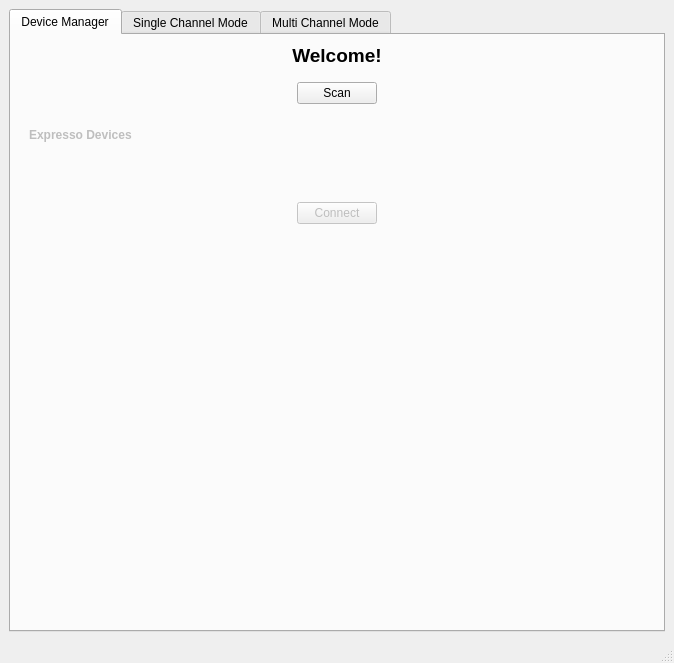
<?xml version="1.0" encoding="UTF-8"?>
<ui version="4.0">
 <class>MainWindow</class>
 <widget class="QMainWindow" name="MainWindow">
  <property name="geometry">
   <rect>
    <x>0</x>
    <y>0</y>
    <width>674</width>
    <height>663</height>
   </rect>
  </property>
  <property name="font">
   <font>
    <family>Arial</family>
   </font>
  </property>
  <property name="windowTitle">
   <string>Expresso Data Acquisition</string>
  </property>
  <widget class="QWidget" name="centralwidget">
   <layout class="QVBoxLayout" name="verticalLayout_9">
    <item>
     <widget class="QTabWidget" name="tabWidget">
      <property name="enabled">
       <bool>true</bool>
      </property>
      <property name="font">
       <font>
        <family>Arial</family>
       </font>
      </property>
      <property name="currentIndex">
       <number>0</number>
      </property>
      <widget class="QWidget" name="deviceTab">
       <attribute name="title">
        <string>Device Manager</string>
       </attribute>
       <layout class="QVBoxLayout" name="verticalLayout_11">
        <item>
         <widget class="QLabel" name="label_7">
          <property name="sizePolicy">
           <sizepolicy hsizetype="Preferred" vsizetype="Minimum">
            <horstretch>0</horstretch>
            <verstretch>0</verstretch>
           </sizepolicy>
          </property>
          <property name="font">
           <font>
            <family>Arial</family>
            <pointsize>14</pointsize>
            <weight>75</weight>
            <bold>true</bold>
           </font>
          </property>
          <property name="text">
           <string>Welcome!</string>
          </property>
          <property name="alignment">
           <set>Qt::AlignCenter</set>
          </property>
         </widget>
        </item>
        <item>
         <widget class="QWidget" name="widget_12" native="true">
          <layout class="QHBoxLayout" name="horizontalLayout_2">
           <item>
            <spacer name="horizontalSpacer_13">
             <property name="orientation">
              <enum>Qt::Horizontal</enum>
             </property>
             <property name="sizeHint" stdset="0">
              <size>
               <width>40</width>
               <height>20</height>
              </size>
             </property>
            </spacer>
           </item>
           <item>
            <widget class="QPushButton" name="scanPushButton">
             <property name="font">
              <font>
               <family>Arial</family>
              </font>
             </property>
             <property name="text">
              <string>Scan</string>
             </property>
            </widget>
           </item>
           <item>
            <spacer name="horizontalSpacer_16">
             <property name="orientation">
              <enum>Qt::Horizontal</enum>
             </property>
             <property name="sizeHint" stdset="0">
              <size>
               <width>40</width>
               <height>20</height>
              </size>
             </property>
            </spacer>
           </item>
          </layout>
          <zorder>scanPushButton</zorder>
          <zorder>horizontalSpacer_13</zorder>
          <zorder>horizontalSpacer_16</zorder>
         </widget>
        </item>
        <item>
         <widget class="QWidget" name="devWidgetContainer" native="true">
          <property name="enabled">
           <bool>false</bool>
          </property>
          <property name="font">
           <font>
            <family>Arial</family>
           </font>
          </property>
          <property name="styleSheet">
           <string notr="true"/>
          </property>
          <layout class="QVBoxLayout" name="verticalLayout_8">
           <item>
            <widget class="QLabel" name="label_14">
             <property name="font">
              <font>
               <family>Arial</family>
               <weight>75</weight>
               <bold>true</bold>
              </font>
             </property>
             <property name="text">
              <string>Expresso Devices</string>
             </property>
            </widget>
           </item>
           <item>
            <widget class="QWidget" name="devWidget" native="true">
             <property name="styleSheet">
              <string notr="true"/>
             </property>
             <layout class="QVBoxLayout" name="devWidgetVLay"/>
            </widget>
           </item>
           <item>
            <spacer name="verticalSpacer_2">
             <property name="orientation">
              <enum>Qt::Vertical</enum>
             </property>
             <property name="sizeType">
              <enum>QSizePolicy::Minimum</enum>
             </property>
             <property name="sizeHint" stdset="0">
              <size>
               <width>20</width>
               <height>20</height>
              </size>
             </property>
            </spacer>
           </item>
           <item>
            <widget class="QWidget" name="widget_4" native="true">
             <layout class="QHBoxLayout" name="horizontalLayout">
              <item>
               <spacer name="horizontalSpacer_15">
                <property name="orientation">
                 <enum>Qt::Horizontal</enum>
                </property>
                <property name="sizeHint" stdset="0">
                 <size>
                  <width>226</width>
                  <height>24</height>
                 </size>
                </property>
               </spacer>
              </item>
              <item>
               <widget class="QPushButton" name="connectPushButton">
                <property name="text">
                 <string>Connect</string>
                </property>
               </widget>
              </item>
              <item>
               <spacer name="horizontalSpacer_14">
                <property name="orientation">
                 <enum>Qt::Horizontal</enum>
                </property>
                <property name="sizeHint" stdset="0">
                 <size>
                  <width>40</width>
                  <height>20</height>
                 </size>
                </property>
               </spacer>
              </item>
             </layout>
            </widget>
           </item>
          </layout>
         </widget>
        </item>
        <item>
         <spacer name="verticalSpacer">
          <property name="orientation">
           <enum>Qt::Vertical</enum>
          </property>
          <property name="sizeHint" stdset="0">
           <size>
            <width>20</width>
            <height>40</height>
           </size>
          </property>
         </spacer>
        </item>
       </layout>
      </widget>
      <widget class="QWidget" name="singleChannelTab">
       <attribute name="title">
        <string>Single Channel Mode</string>
       </attribute>
       <layout class="QVBoxLayout" name="verticalLayout_7">
        <item>
         <widget class="QWidget" name="singleChannelStartWidget_2" native="true">
          <layout class="QVBoxLayout" name="verticalLayout">
           <item>
            <widget class="QLabel" name="label_11">
             <property name="font">
              <font>
               <weight>75</weight>
               <bold>true</bold>
              </font>
             </property>
             <property name="text">
              <string>Active Device &amp; Channel</string>
             </property>
            </widget>
           </item>
           <item>
            <widget class="QWidget" name="singleChannelStartWidget" native="true">
             <layout class="QHBoxLayout" name="horizontalLayout_12">
              <item>
               <widget class="QComboBox" name="singleChannelDeviceComboBox">
                <property name="sizePolicy">
                 <sizepolicy hsizetype="Fixed" vsizetype="Fixed">
                  <horstretch>0</horstretch>
                  <verstretch>0</verstretch>
                 </sizepolicy>
                </property>
                <property name="minimumSize">
                 <size>
                  <width>180</width>
                  <height>0</height>
                 </size>
                </property>
                <property name="maximumSize">
                 <size>
                  <width>180</width>
                  <height>16777215</height>
                 </size>
                </property>
               </widget>
              </item>
              <item>
               <widget class="QRadioButton" name="channelRadioButton_1">
                <property name="text">
                 <string>1</string>
                </property>
               </widget>
              </item>
              <item>
               <widget class="QRadioButton" name="channelRadioButton_2">
                <property name="text">
                 <string>2</string>
                </property>
               </widget>
              </item>
              <item>
               <widget class="QRadioButton" name="channelRadioButton_3">
                <property name="text">
                 <string>3</string>
                </property>
               </widget>
              </item>
              <item>
               <widget class="QRadioButton" name="channelRadioButton_4">
                <property name="text">
                 <string>4</string>
                </property>
               </widget>
              </item>
              <item>
               <widget class="QRadioButton" name="channelRadioButton_5">
                <property name="text">
                 <string>5</string>
                </property>
               </widget>
              </item>
              <item>
               <spacer name="horizontalSpacer_2">
                <property name="orientation">
                 <enum>Qt::Horizontal</enum>
                </property>
                <property name="sizeType">
                 <enum>QSizePolicy::Expanding</enum>
                </property>
                <property name="sizeHint" stdset="0">
                 <size>
                  <width>30</width>
                  <height>20</height>
                 </size>
                </property>
               </spacer>
              </item>
              <item>
               <widget class="QPushButton" name="singleChannelStart">
                <property name="sizePolicy">
                 <sizepolicy hsizetype="Fixed" vsizetype="Fixed">
                  <horstretch>0</horstretch>
                  <verstretch>0</verstretch>
                 </sizepolicy>
                </property>
                <property name="minimumSize">
                 <size>
                  <width>80</width>
                  <height>0</height>
                 </size>
                </property>
                <property name="text">
                 <string>Start</string>
                </property>
               </widget>
              </item>
             </layout>
            </widget>
           </item>
          </layout>
         </widget>
        </item>
        <item>
         <widget class="Line" name="line_3">
          <property name="orientation">
           <enum>Qt::Horizontal</enum>
          </property>
         </widget>
        </item>
        <item>
         <widget class="QWidget" name="singleChannelPixelWidget" native="true">
          <layout class="QVBoxLayout" name="verticalLayout_6">
           <item>
            <widget class="QLabel" name="label_12">
             <property name="font">
              <font>
               <weight>75</weight>
               <bold>true</bold>
              </font>
             </property>
             <property name="text">
              <string>Pixel Values</string>
             </property>
            </widget>
           </item>
           <item>
            <widget class="MplWidget" name="mpl" native="true">
             <property name="sizePolicy">
              <sizepolicy hsizetype="Expanding" vsizetype="Expanding">
               <horstretch>0</horstretch>
               <verstretch>0</verstretch>
              </sizepolicy>
             </property>
             <property name="minimumSize">
              <size>
               <width>200</width>
               <height>200</height>
              </size>
             </property>
            </widget>
           </item>
           <item>
            <widget class="QWidget" name="widget_11" native="true">
             <layout class="QHBoxLayout" name="horizontalLayout_14">
              <property name="topMargin">
               <number>0</number>
              </property>
              <property name="bottomMargin">
               <number>0</number>
              </property>
              <item>
               <spacer name="horizontalSpacer_3">
                <property name="orientation">
                 <enum>Qt::Horizontal</enum>
                </property>
                <property name="sizeHint" stdset="0">
                 <size>
                  <width>40</width>
                  <height>20</height>
                 </size>
                </property>
               </spacer>
              </item>
              <item>
               <widget class="QLabel" name="label_10">
                <property name="font">
                 <font>
                  <weight>75</weight>
                  <bold>true</bold>
                 </font>
                </property>
                <property name="text">
                 <string>Pixel Normalization</string>
                </property>
               </widget>
              </item>
              <item>
               <widget class="QPushButton" name="clearNormalizationPushButton">
                <property name="sizePolicy">
                 <sizepolicy hsizetype="Fixed" vsizetype="Fixed">
                  <horstretch>0</horstretch>
                  <verstretch>0</verstretch>
                 </sizepolicy>
                </property>
                <property name="minimumSize">
                 <size>
                  <width>80</width>
                  <height>0</height>
                 </size>
                </property>
                <property name="text">
                 <string>Clear</string>
                </property>
               </widget>
              </item>
              <item>
               <widget class="QPushButton" name="setNormalizationPushButton">
                <property name="text">
                 <string>Set</string>
                </property>
               </widget>
              </item>
              <item>
               <widget class="QPushButton" name="saveNormalizationPushButton">
                <property name="text">
                 <string>Save</string>
                </property>
               </widget>
              </item>
              <item>
               <widget class="QPushButton" name="loadNormalizationPushButton">
                <property name="text">
                 <string>Load</string>
                </property>
               </widget>
              </item>
             </layout>
            </widget>
           </item>
          </layout>
         </widget>
        </item>
        <item>
         <widget class="QWidget" name="widget_5" native="true">
          <layout class="QHBoxLayout" name="horizontalLayout_6">
           <property name="topMargin">
            <number>0</number>
           </property>
           <property name="bottomMargin">
            <number>0</number>
           </property>
          </layout>
         </widget>
        </item>
        <item>
         <widget class="Line" name="line_9">
          <property name="orientation">
           <enum>Qt::Horizontal</enum>
          </property>
         </widget>
        </item>
        <item>
         <widget class="QWidget" name="singleChannelLevelWidget" native="true">
          <layout class="QVBoxLayout" name="verticalLayout_5">
           <item>
            <widget class="QLabel" name="label_13">
             <property name="font">
              <font>
               <weight>75</weight>
               <bold>true</bold>
              </font>
             </property>
             <property name="text">
              <string>Fluid Level</string>
             </property>
            </widget>
           </item>
           <item>
            <widget class="QWidget" name="widget_2" native="true">
             <layout class="QHBoxLayout" name="horizontalLayout_13">
              <item>
               <spacer name="horizontalSpacer_5">
                <property name="orientation">
                 <enum>Qt::Horizontal</enum>
                </property>
                <property name="sizeType">
                 <enum>QSizePolicy::Fixed</enum>
                </property>
                <property name="sizeHint" stdset="0">
                 <size>
                  <width>40</width>
                  <height>20</height>
                 </size>
                </property>
               </spacer>
              </item>
              <item>
               <widget class="QProgressBar" name="singleChannelProgressBar">
                <property name="font">
                 <font>
                  <weight>75</weight>
                  <bold>true</bold>
                 </font>
                </property>
                <property name="layoutDirection">
                 <enum>Qt::RightToLeft</enum>
                </property>
                <property name="value">
                 <number>0</number>
                </property>
                <property name="format">
                 <string>%v nl</string>
                </property>
               </widget>
              </item>
              <item>
               <spacer name="horizontalSpacer_6">
                <property name="orientation">
                 <enum>Qt::Horizontal</enum>
                </property>
                <property name="sizeType">
                 <enum>QSizePolicy::Fixed</enum>
                </property>
                <property name="sizeHint" stdset="0">
                 <size>
                  <width>40</width>
                  <height>20</height>
                 </size>
                </property>
               </spacer>
              </item>
             </layout>
            </widget>
           </item>
          </layout>
         </widget>
        </item>
       </layout>
      </widget>
      <widget class="QWidget" name="multiChannelTab">
       <attribute name="title">
        <string>Multi Channel Mode</string>
       </attribute>
       <layout class="QVBoxLayout" name="verticalLayout_4">
        <item>
         <widget class="QWidget" name="widget_6" native="true">
          <layout class="QVBoxLayout" name="verticalLayout_3">
           <item>
            <widget class="QWidget" name="multiChannelStartWidget" native="true">
             <layout class="QHBoxLayout" name="horizontalLayout_4">
              <property name="topMargin">
               <number>0</number>
              </property>
              <property name="bottomMargin">
               <number>0</number>
              </property>
              <item>
               <widget class="QLabel" name="label_3">
                <property name="font">
                 <font>
                  <weight>75</weight>
                  <bold>true</bold>
                 </font>
                </property>
                <property name="text">
                 <string>Time:</string>
                </property>
               </widget>
              </item>
              <item>
               <widget class="QLabel" name="multiChannelTimeLabel">
                <property name="sizePolicy">
                 <sizepolicy hsizetype="Fixed" vsizetype="Preferred">
                  <horstretch>0</horstretch>
                  <verstretch>0</verstretch>
                 </sizepolicy>
                </property>
                <property name="minimumSize">
                 <size>
                  <width>100</width>
                  <height>0</height>
                 </size>
                </property>
                <property name="text">
                 <string>_____ s</string>
                </property>
               </widget>
              </item>
              <item>
               <spacer name="horizontalSpacer_4">
                <property name="orientation">
                 <enum>Qt::Horizontal</enum>
                </property>
                <property name="sizeHint" stdset="0">
                 <size>
                  <width>40</width>
                  <height>20</height>
                 </size>
                </property>
               </spacer>
              </item>
              <item>
               <widget class="QLabel" name="multiChannelFreqLabel">
                <property name="font">
                 <font>
                  <weight>75</weight>
                  <bold>true</bold>
                 </font>
                </property>
                <property name="text">
                 <string>Frequency (Hz)</string>
                </property>
               </widget>
              </item>
              <item>
               <widget class="QComboBox" name="multiChannelFreqComboBox"/>
              </item>
              <item>
               <spacer name="horizontalSpacer">
                <property name="orientation">
                 <enum>Qt::Horizontal</enum>
                </property>
                <property name="sizeType">
                 <enum>QSizePolicy::Fixed</enum>
                </property>
                <property name="sizeHint" stdset="0">
                 <size>
                  <width>20</width>
                  <height>20</height>
                 </size>
                </property>
               </spacer>
              </item>
              <item>
               <widget class="QCheckBox" name="loggingCheckBox">
                <property name="font">
                 <font>
                  <weight>75</weight>
                  <bold>true</bold>
                 </font>
                </property>
                <property name="text">
                 <string>Logging</string>
                </property>
                <property name="checked">
                 <bool>true</bool>
                </property>
               </widget>
              </item>
              <item>
               <spacer name="horizontalSpacer_7">
                <property name="orientation">
                 <enum>Qt::Horizontal</enum>
                </property>
                <property name="sizeType">
                 <enum>QSizePolicy::Fixed</enum>
                </property>
                <property name="sizeHint" stdset="0">
                 <size>
                  <width>20</width>
                  <height>20</height>
                 </size>
                </property>
               </spacer>
              </item>
              <item>
               <widget class="QPushButton" name="multiChannelStart">
                <property name="sizePolicy">
                 <sizepolicy hsizetype="Fixed" vsizetype="Fixed">
                  <horstretch>0</horstretch>
                  <verstretch>0</verstretch>
                 </sizepolicy>
                </property>
                <property name="text">
                 <string>Start</string>
                </property>
               </widget>
              </item>
             </layout>
            </widget>
           </item>
           <item>
            <widget class="Line" name="line_7">
             <property name="orientation">
              <enum>Qt::Horizontal</enum>
             </property>
            </widget>
           </item>
           <item>
            <widget class="QTabWidget" name="multiChannelDeviceTabs">
             <property name="currentIndex">
              <number>0</number>
             </property>
             <widget class="QWidget" name="mc_tab1">
              <attribute name="title">
               <string>Device</string>
              </attribute>
              <widget class="McWidget" name="mc_1" native="true">
               <property name="geometry">
                <rect>
                 <x>9</x>
                 <y>9</y>
                 <width>594</width>
                 <height>382</height>
                </rect>
               </property>
               <property name="sizePolicy">
                <sizepolicy hsizetype="Expanding" vsizetype="Expanding">
                 <horstretch>0</horstretch>
                 <verstretch>0</verstretch>
                </sizepolicy>
               </property>
               <property name="minimumSize">
                <size>
                 <width>200</width>
                 <height>200</height>
                </size>
               </property>
              </widget>
             </widget>
            </widget>
           </item>
           <item>
            <widget class="QWidget" name="logFileWidget" native="true">
             <layout class="QHBoxLayout" name="horizontalLayout_15">
              <item>
               <widget class="QLabel" name="label_9">
                <property name="font">
                 <font>
                  <weight>75</weight>
                  <bold>true</bold>
                 </font>
                </property>
                <property name="text">
                 <string>Log File: </string>
                </property>
               </widget>
              </item>
              <item>
               <widget class="QLabel" name="logFileLabel">
                <property name="sizePolicy">
                 <sizepolicy hsizetype="Expanding" vsizetype="Preferred">
                  <horstretch>0</horstretch>
                  <verstretch>0</verstretch>
                 </sizepolicy>
                </property>
                <property name="text">
                 <string>default_log_file.hdf5</string>
                </property>
               </widget>
              </item>
              <item>
               <widget class="QToolButton" name="setLogFileToolButton">
                <property name="text">
                 <string>...</string>
                </property>
               </widget>
              </item>
             </layout>
            </widget>
           </item>
          </layout>
         </widget>
        </item>
       </layout>
      </widget>
     </widget>
    </item>
   </layout>
  </widget>
  <widget class="QMenuBar" name="menubar">
   <property name="geometry">
    <rect>
     <x>0</x>
     <y>0</y>
     <width>674</width>
     <height>20</height>
    </rect>
   </property>
  </widget>
  <widget class="QStatusBar" name="statusbar"/>
 </widget>
 <customwidgets>
  <customwidget>
   <class>MplWidget</class>
   <extends>QWidget</extends>
   <header>mplwidget</header>
   <container>1</container>
  </customwidget>
  <customwidget>
   <class>McWidget</class>
   <extends>QWidget</extends>
   <header>mcwidget.h</header>
   <container>1</container>
  </customwidget>
 </customwidgets>
 <resources/>
 <connections/>
</ui>
